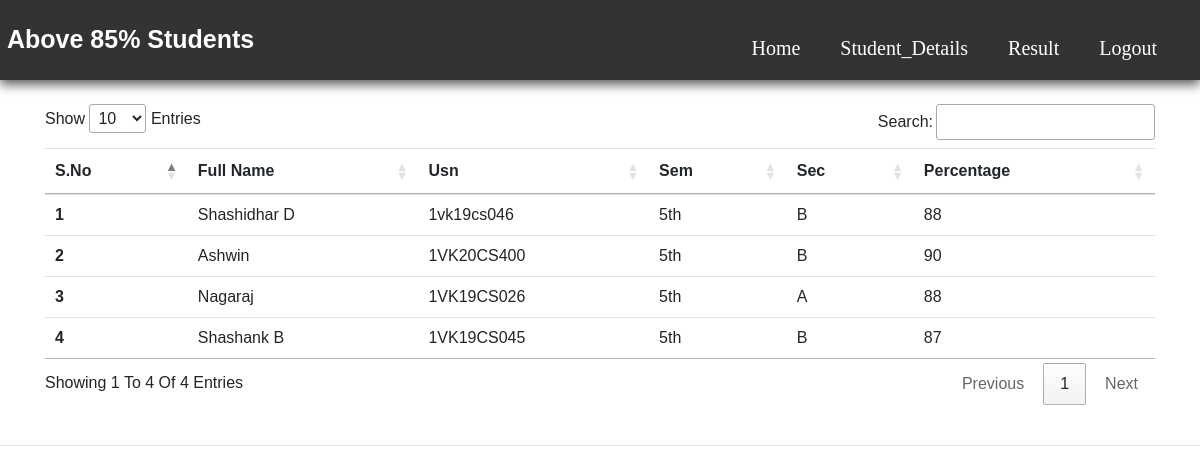
Page /above85.php on the committed database.
### tables this page shows
CREATE TABLE `result` (
  `sno` int(11) NOT NULL,
  `fname` varchar(50) NOT NULL,
  `usn` varchar(11) NOT NULL,
  `sem` varchar(10) NOT NULL,
  `sec` varchar(10) NOT NULL,
  `sub1` int(11) NOT NULL,
  `sub2` int(11) NOT NULL,
  `sub3` int(11) NOT NULL,
  `sub4` int(11) NOT NULL,
  `sub5` int(11) NOT NULL,
  `sub6` int(11) NOT NULL,
  `tmarks` int(11) NOT NULL,
  `cent` int(11) NOT NULL,
  `grade` varchar(10) NOT NULL,
  `timestamp` datetime NOT NULL DEFAULT CURRENT_TIMESTAMP
);

### above85.php (the view, shortened to what this page needs)
<?php
$servername = "localhost";
$username = "root";
$password = "";
$database = "my";
$conn = mysqli_connect($servername, $username, $password, $database);
?>
<!doctype html>
<html lang="en">
<head>
    <link rel="stylesheet" href="https://stackpath.bootstrapcdn.com/bootstrap/4.4.1/css/bootstrap.min.css"
>
    <link rel="stylesheet" href="//cdn.datatables.net/1.10.20/css/jquery.dataTables.min.css">
    <link rel="stylesheet" href="../Styles/insertall.css">
</head>
<body>
    <header>
        <a href="above85.php" class="srms"><span>Above 85% Students</span></a>
        <nav class="navbar">
            <ul>
                <li><a href="faculty_db.php">Home</a></li>
                <li><a href="sview.php">Student_Details</a>
                </li>
                <li><a href="addresult.php">Result</a>
                </li>
                <li class="nav-item1">
                    <a class="nav-link" href="logout.php">Logout</a>
                </li>
            </ul>
        </nav>
    </header>
    <div class="container my-4">
        <table class="table" id="myTable">
            <thead>
                <tr>
                    <th scope="col">S.No</th>
                    <th scope="col">Full name</th>
                    <th scope="col">Usn</th>
                    <th scope="col">Sem</th>
                    <th scope="col">Sec</th>
                    <th scope="col">Percentage</th>
                </tr>
            </thead>
            <tbody>
                <?php
                $sql = "SELECT * from result where cent>='85'";
          $result = mysqli_query($conn, $sql);
          $sno = 0;
          while($row = mysqli_fetch_assoc($result)){
            $sno = $sno + 1;
            echo "<tr>
            <th scope='row'>". $sno . "</th>
            <td>". $row['fname'] . "</td>
            <td>". $row['usn'] . "</td>
            <td>". $row['sem'] . "</td>
            <td>". $row['sec'] . "</td>
            <td>". $row['cent'] . "</td>
          </tr>";
        }
          ?>
            </tbody>
        </table>
    </div>
    <hr>
</body>
</html>

### insertall.css (style rules this page uses)
* { margin: 0; padding: 0; box-sizing: border-box; font-family: Arial, Helvetica, sans-serif; text-transform: capitalize; text-decoration: none; }
body { min-height: 100vh; background: rgb(255, 255, 255); display: flex; flex-direction: column; }
header { top: 0; left: 0; right: 0; background: #333; box-shadow: 0 5px 10px rgba(0, 0, 0, 0.61); padding: 5px 7px; display: flex; align-items: center; justify-content: space-between; z-index: 1000; }
header .srms { font-family: Georgia, serif; font-weight: bolder; font-size: 25px; float: left; color: white; }
header .navbar { max-height: 70px; }
header .navbar ul { list-style: none; }
header .navbar ul li { position: relative; float: left; }
header .navbar ul li a { font-size: 20px; padding: 10px; margin: 10px; font-family: Georgia, serif; color: #fff; display: block; }

### rows in the picture
result: fname "Shashidhar D", usn "1vk19cs046", sem "5th", sec "B", cent "88"
result: fname "Ashwin", usn "1VK20CS400", sem "5th", sec "B", cent "90"
result: fname "Nagaraj", usn "1VK19CS026", sem "5th", sec "A", cent "88"
result: fname "Shashank B", usn "1VK19CS045", sem "5th", sec "B", cent "87"
